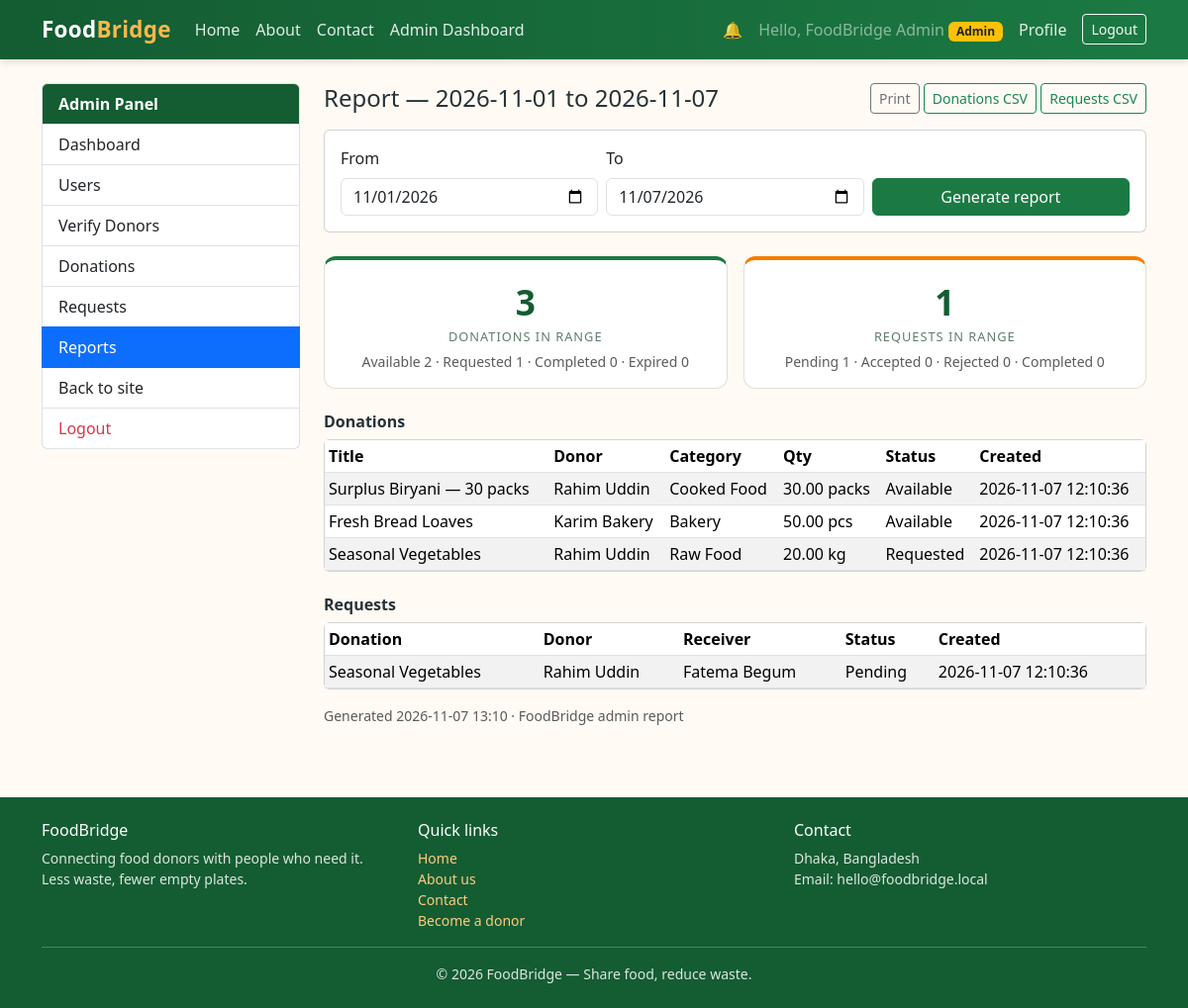
Screenshot of /admin/reports.php (signed in) with the database file from the repository.
### tables this page shows
CREATE TABLE IF NOT EXISTS food_donations (
    id            INT UNSIGNED AUTO_INCREMENT PRIMARY KEY,
    donor_id      INT UNSIGNED NOT NULL,
    title         VARCHAR(150) NOT NULL,
    description   TEXT         NULL,
    category      VARCHAR(100) NOT NULL,
    quantity      DECIMAL(10, 2) NOT NULL,
    unit          VARCHAR(20)  NOT NULL DEFAULT 'pcs',
    pickup_address VARCHAR(255) NOT NULL,
    expiry_time   DATETIME     NOT NULL,
    image         VARCHAR(255) NULL,                        
    status        ENUM('available', 'requested', 'completed', 'expired') NOT NULL DEFAULT 'available',
    created_at    TIMESTAMP    NOT NULL DEFAULT CURRENT_TIMESTAMP,
    CONSTRAINT fk_donations_donor
        FOREIGN KEY (donor_id) REFERENCES users (id)
        ON DELETE CASCADE ON UPDATE CASCADE
);

CREATE TABLE IF NOT EXISTS users (
    id                INT UNSIGNED AUTO_INCREMENT PRIMARY KEY,
    name              VARCHAR(100) NOT NULL,
    email             VARCHAR(150) NOT NULL UNIQUE,
    password          VARCHAR(255) NOT NULL,               
    phone             VARCHAR(20)  NULL,
    address           VARCHAR(255) NULL,
    role              ENUM('admin', 'donor', 'receiver') NOT NULL DEFAULT 'receiver',
    organization_name VARCHAR(150) NULL,
    is_verified       TINYINT(1)   NOT NULL DEFAULT 0,
    status            ENUM('active', 'inactive', 'suspended') NOT NULL DEFAULT 'active',
    created_at        TIMESTAMP    NOT NULL DEFAULT CURRENT_TIMESTAMP
);

CREATE TABLE IF NOT EXISTS food_requests (
    id          INT UNSIGNED AUTO_INCREMENT PRIMARY KEY,
    donation_id INT UNSIGNED NOT NULL,
    receiver_id INT UNSIGNED NOT NULL,
    message     TEXT         NULL,
    status      ENUM('pending', 'accepted', 'rejected', 'completed') NOT NULL DEFAULT 'pending',
    created_at  TIMESTAMP    NOT NULL DEFAULT CURRENT_TIMESTAMP,
    CONSTRAINT fk_requests_donation
        FOREIGN KEY (donation_id) REFERENCES food_donations (id)
        ON DELETE CASCADE ON UPDATE CASCADE,
    CONSTRAINT fk_requests_receiver
        FOREIGN KEY (receiver_id) REFERENCES users (id)
        ON DELETE CASCADE ON UPDATE CASCADE
);

### includes/notify.php (called while the page is built, shortened)
<?php
function unread_notification_count(PDO $pdo, int $userId): int
{
    $stmt = $pdo->prepare('SELECT COUNT(*) FROM notifications WHERE user_id = ? AND is_read = 0');
    $stmt->execute([$userId]);
    return (int) $stmt->fetchColumn();
}

### admin/reports.php (the view, shortened to what this page needs)
<?php
require_once __DIR__ . '/../config/db.php';
$from = trim($_GET['from'] ?? date('Y-m-01'));
$to   = trim($_GET['to'] ?? date('Y-m-d'));
$fromDt = $from . ' 00:00:00';
$toDt   = $to . ' 23:59:59';
$stmt = $pdo->prepare(
    "SELECT fd.*, u.name AS donor_name
     FROM food_donations fd JOIN users u ON u.id = fd.donor_id
     WHERE fd.created_at BETWEEN ? AND ?
     ORDER BY fd.created_at DESC"
);
$stmt->execute([$fromDt, $toDt]);
$donations = $stmt->fetchAll();
$stmt = $pdo->prepare(
    "SELECT fr.*, fd.title AS donation_title,
            donor.name AS donor_name, receiver.name AS receiver_name
     FROM food_requests fr
     JOIN food_donations fd ON fd.id = fr.donation_id
     JOIN users donor ON donor.id = fd.donor_id
     JOIN users receiver ON receiver.id = fr.receiver_id
     WHERE fr.created_at BETWEEN ? AND ?
     ORDER BY fr.created_at DESC"
);
$stmt->execute([$fromDt, $toDt]);
$requests = $stmt->fetchAll();
$donationByStatus = ['available' => 0, 'requested' => 0, 'completed' => 0, 'expired' => 0];
foreach ($donations as $d) {
    $donationByStatus[$d['status']] = ($donationByStatus[$d['status']] ?? 0) + 1;
}
$requestByStatus = ['pending' => 0, 'accepted' => 0, 'rejected' => 0, 'completed' => 0];
foreach ($requests as $r) {
    $requestByStatus[$r['status']] = ($requestByStatus[$r['status']] ?? 0) + 1;
}
$queryRange = http_build_query(['from' => $from, 'to' => $to]);
include __DIR__ . '/../includes/header.php';
?>
<div class="row g-4">
    <div class="col-lg-3 no-print">
        <?php include __DIR__ . '/../includes/admin_sidebar.php'; ?>
    </div>
    <div class="col-lg-9">
        <div class="d-flex flex-wrap justify-content-between align-items-center mb-3">
            <h1 class="h4 mb-0">Report — <?= htmlspecialchars($from, ENT_QUOTES, 'UTF-8') ?> to <?= htmlspecialchars($to, ENT_QUOTES, 'UTF-8') ?></h1>
            <div class="no-print">
                <button type="button" class="btn btn-outline-secondary btn-sm" onclick="window.print()">Print</button>
                <a class="btn btn-outline-success btn-sm" href="?<?= $queryRange ?>&export=donations">Donations CSV</a>
                <a class="btn btn-outline-success btn-sm" href="?<?= $queryRange ?>&export=requests">Requests CSV</a>
            </div>
        </div>
        <form method="get" action="" class="card p-3 mb-4 no-print">
            <div class="row g-2 align-items-end">
                <div class="col-md-4">
                    <label class="form-label" for="from">From</label>
                    <input type="date" class="form-control" id="from" name="from" value="<?= htmlspecialchars($from, ENT_QUOTES, 'UTF-8') ?>">
                </div>
                <div class="col-md-4">
                    <label class="form-label" for="to">To</label>
                    <input type="date" class="form-control" id="to" name="to" value="<?= htmlspecialchars($to, ENT_QUOTES, 'UTF-8') ?>">
                </div>
                <div class="col-md-4 d-grid">
                    <button type="submit" class="btn btn-fb-green">Generate report</button>
                </div>
            </div>
        </form>
        <div class="row g-3 mb-4">
            <div class="col-md-6">
                <div class="fb-stat p-3 text-center h-100">
                    <div class="fb-stat-number"><?= count($donations) ?></div>
                    <div class="fb-stat-label">Donations in range</div>
                    <div class="small text-muted mt-1">
                        Available <?= $donationByStatus['available'] ?> &middot;
                        Requested <?= $donationByStatus['requested'] ?> &middot;
                        Completed <?= $donationByStatus['completed'] ?> &middot;
                        Expired <?= $donationByStatus['expired'] ?>
                    </div>
                </div>
            </div>
            <div class="col-md-6">
                <div class="fb-stat p-3 text-center h-100" style="border-top-color: var(--fb-orange);">
                    <div class="fb-stat-number"><?= count($requests) ?></div>
                    <div class="fb-stat-label">Requests in range</div>
                    <div class="small text-muted mt-1">
                        Pending <?= $requestByStatus['pending'] ?> &middot;
                        Accepted <?= $requestByStatus['accepted'] ?> &middot;
                        Rejected <?= $requestByStatus['rejected'] ?> &middot;
                        Completed <?= $requestByStatus['completed'] ?>
                    </div>
                </div>
            </div>
        </div>
        <h2 class="h6 fw-bold">Donations</h2>
        <div class="card mb-4">
            <div class="card-body p-0">
                <div class="table-responsive">
                    <table class="table table-sm table-striped mb-0 align-middle">
                        <thead>
                            <tr><th>Title</th><th>Donor</th><th>Category</th><th>Qty</th><th>Status</th><th>Created</th></tr>
                        </thead>
                        <tbody>
                            <?php foreach ($donations as $d): ?>
                                <tr>
                                    <td><?= htmlspecialchars($d['title'], ENT_QUOTES, 'UTF-8') ?></td>
                                    <td><?= htmlspecialchars($d['donor_name'], ENT_QUOTES, 'UTF-8') ?></td>
                                    <td><?= htmlspecialchars($d['category'], ENT_QUOTES, 'UTF-8') ?></td>
                                    <td><?= htmlspecialchars($d['quantity'], ENT_QUOTES, 'UTF-8') ?> <?= htmlspecialchars($d['unit'], ENT_QUOTES, 'UTF-8') ?></td>
                                    <td class="text-capitalize"><?= htmlspecialchars($d['status'], ENT_QUOTES, 'UTF-8') ?></td>
                                    <td><?= htmlspecialchars($d['created_at'], ENT_QUOTES, 'UTF-8') ?></td>
                                </tr>
                            <?php endforeach; ?>
                        </tbody>
                    </table>
                </div>
            </div>
        </div>
        <h2 class="h6 fw-bold">Requests</h2>
        <div class="card">
            <div class="card-body p-0">
                <div class="table-responsive">
                    <table class="table table-sm table-striped mb-0 align-middle">
                        <thead>
                            <tr><th>Donation</th><th>Donor</th><th>Receiver</th><th>Status</th><th>Created</th></tr>
                        </thead>
                        <tbody>
                            <?php foreach ($requests as $r): ?>
                                <tr>
                                    <td><?= htmlspecialchars($r['donation_title'], ENT_QUOTES, 'UTF-8') ?></td>
                                    <td><?= htmlspecialchars($r['donor_name'], ENT_QUOTES, 'UTF-8') ?></td>
                                    <td><?= htmlspecialchars($r['receiver_name'], ENT_QUOTES, 'UTF-8') ?></td>
                                    <td class="text-capitalize"><?= htmlspecialchars($r['status'], ENT_QUOTES, 'UTF-8') ?></td>
                                    <td><?= htmlspecialchars($r['created_at'], ENT_QUOTES, 'UTF-8') ?></td>
                                </tr>
                            <?php endforeach; ?>
                        </tbody>
                    </table>
                </div>
            </div>
        </div>
        <p class="text-muted small mt-3 mb-0">Generated <?= date('Y-m-d H:i') ?> &middot; FoodBridge admin report</p>
    </div>
</div>
<?php include __DIR__ . '/../includes/footer.php'; ?>

### rows the page displays
food_donations: title "Surplus Biryani — 30 packs", donor.name "Rahim Uddin", category "Cooked Food", quantity "30.00", unit "packs", status "Available", created_at "2026-11-07 12:10:36"
food_donations: title "Fresh Bread Loaves", donor.name "Karim Bakery", category "Bakery", quantity "50.00", unit "pcs", status "Available", created_at "2026-11-07 12:10:36"
food_donations: title "Seasonal Vegetables", donor.name "Rahim Uddin", category "Raw Food", quantity "20.00", unit "kg", status "Requested", created_at "2026-11-07 12:10:36"
food_requests: donation.title "Seasonal Vegetables", users.name "Rahim Uddin", receiver.name "Fatema Begum", status "Pending", created_at "2026-11-07 12:10:36"

### other values shown
$userName "FoodBridge Admin"
$role "Admin"
$label "Dashboard"
$label "Users"
$label "Verify Donors"
$label "Donations"
$label "Requests"
$label "Reports"
$from "2026-11-01"
$to "2026-11-07"
count($donations) "3"
$donationByStatus['available'] "2"
$donationByStatus['requested'] "1"
$donationByStatus['completed'] "0"
$donationByStatus['expired'] "0"
